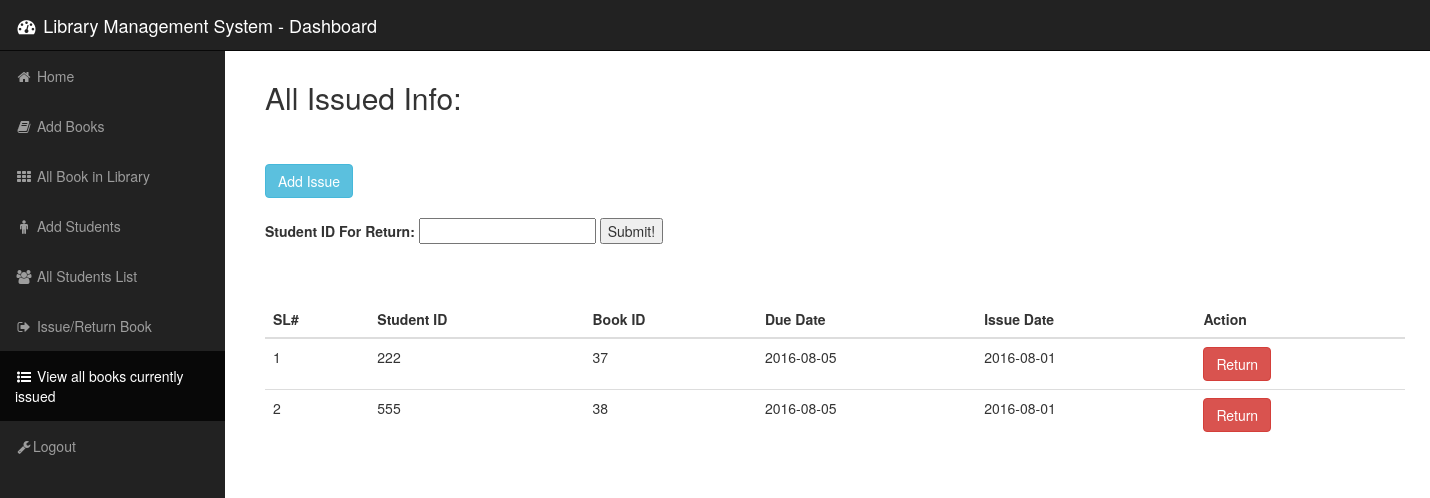
/views/Library/Librarian/Issue/index.php (signed in), run on the app's committed database.
### tables this page shows
CREATE TABLE IF NOT EXISTS `issue` (
`issue_id` int(11) NOT NULL,
  `student_id` int(11) NOT NULL,
  `book_id` int(11) NOT NULL,
  `due_date` date NOT NULL,
  `issue_date` date NOT NULL
);

### src/Bitm/Library/Issue/Issue.php (called while the page is built, shortened)
<?php
class Issue{
    public $conn;
    public function prepare($data="")
    {
        return $this;
    }
    public function __construct(){
        $this->conn= mysqli_connect("localhost","root","","library") or die("Database connection establish failed");
    }
    public  function index(){
        $_allIssue=array();
        $whereClause= " 1=1 ";
        $query= "SELECT * FROM `issue` WHERE ".$whereClause;
        $result= mysqli_query($this->conn,$query);
        while($row=mysqli_fetch_object($result)){
            $_allIssue[]=$row;
        }
        return $_allIssue;
    }
}
?>

### views/Library/Librarian/Issue/index.php (the view, shortened to what this page needs)
<?php
$issue = new Issue();
if(strtoupper($_SERVER['REQUEST_METHOD']=='GET')) {
    $allIssue = $issue->prepare($_POST)->index();
}
?>
<!DOCTYPE html>
<html lang="en">
<head>
    <link href="../../../../resource/css/bootstrap.min.css" rel="stylesheet">
    <link href="../../../../resource/css/sb-admin.css" rel="stylesheet">
    <link href="../../../../resource/css/plugins/morris.css" rel="stylesheet">
    <link href="../../../../resource/font-awesome/css/font-awesome.min.css" rel="stylesheet" type="text/css">
    <link rel="stylesheet" href="//code.jquery.com/ui/1.12.0/themes/base/jquery-ui.css">
</head>
<body style=" background-color: #fff;">
<div id="wrapper">
    <nav class="navbar navbar-inverse navbar-fixed-top" role="navigation">
        <div class="navbar-header">
            <a class="navbar-brand" href=""><i class="fa fa-fw fa-dashboard"></i> Library Management System - Dashboard</a>
        </div>
        <div class="collapse navbar-collapse navbar-ex1-collapse">
            <ul class="nav navbar-nav side-nav">
                <li>
                    <a href="../dashboard.php"><i class="fa fa-fw fa-home"></i> Home</a>
                </li>
                <li>
                    <a href="create.php"> <i class="fa fa-fw fa-book"></i> Add Books</a>
                </li>
                <li>
                    <a href="index.php"><i class="fa fa-fw fa-th"></i> All Book in Library</a>
                </li>
                <li>
                    <a href="../Student/create.php"><i class="fa fa-fw fa-male"></i> Add Students</a>
                </li>
                <li>
                    <a href="../Student/index.php"><i class="fa fa-fw fa-users"></i> All Students List</a>
                </li>
                <li>
                    <a href="../Issue/create.php"><i class="fa fa-fw fa-sign-out"></i> Issue/Return Book</a>
                </li>
                <li class="active">
                    <a href="../Issue/index.php"><i class="fa fa-fw fa-list-ul"></i> View all books currently issued</a>
                </li>
                <li>
                    <a href="../Authentication/logout.php"><i class="fa fa-fw fa-wrench"></i>Logout</a>
                </li>
            </ul>
        </div>
    </nav>
    <div id="page-wrapper">
        <div class="row">
            <div class="col-lg-12">
            </div>
        </div>
        <div class="container-fluid">
            <div class="row">
                <div class="col-lg-12">
                    <div class="container">
                        <h2>All Issued Info:</h2> <br><br>
                        <a href="create.php" class="btn btn-info" role="button">Add Issue</a> <br><br>
                        <form role="form" action="index.php" method="post">
                            <div class="form-group">
                                <label>Student ID For Return:</label>
                                <input type="text" name="filterByStudent" value="" id="title">
                                <button type="submit">Submit!</button>
                            </div>
                        </form> <br>
                         <br>
                        <div class="table-responsive">
                            <table class="table">
                                <thead>
                                <tr>
                                    <th>SL#</th>
                                    <th>Student ID</th>
                                    <th>Book ID</th>
                                    <th>Due Date</th>
                                    <th>Issue Date</th>
                                    <th>Action</th>
                                </tr>
                                </thead>
                                <tbody>
                                <?php
                                $sl=0;
                                foreach ($allIssue as $issue){
                                    $sl++; ?>
                                    <tr>
                                        <td><?php echo $sl ?></td>
                                        <td><?php echo $issue->student_id?></td>
                                        <td><?php echo $issue->book_id?></td>
                                        <td><?php echo $issue->due_date ?></td>
                                        <td><?php echo $issue->issue_date ?></td>
                                        <td>
                                             <a href="delete.php?id=<?php echo $issue->issue_id ?>" class="btn btn-danger" role="button">Return</a>
                                        </td>
                                    </tr>
                                <?php } ?>
                                </tbody>
                            </table>
                        </div>
                    </div>
                    </div>
                </div>
            </div>
        </div>
    </div>
</body>
</html>

### resource/css/sb-admin.css (style rules this page uses)
body { margin-top: 100px; background-color: #222; }
@media (min-width:768px) { body { margin-top: 50px; } }
#wrapper { padding-left: 0; }
#page-wrapper { width: 100%; padding: 0; background-color: #fff; }
@media (min-width:768px) { #wrapper { padding-left: 225px; } }
@media (min-width:768px) { #page-wrapper { padding: 10px; } }
@media (min-width:768px) { .side-nav { position: fixed; top: 51px; left: 225px; width: 225px; margin-left: -225px; border: none; border-radius: 0; overflow-y: auto; background-color: #222; bottom: 0; overflow-x: hidden; padding-bottom: 40px; } }
@media (min-width:768px) { .side-nav>li>a { width: 225px; } }

### data on the page
issue: student "222", book "37", due_date "2016-08-05", issue_date "2016-08-01"
issue: student "555", book "38", due_date "2016-08-05", issue_date "2016-08-01"
